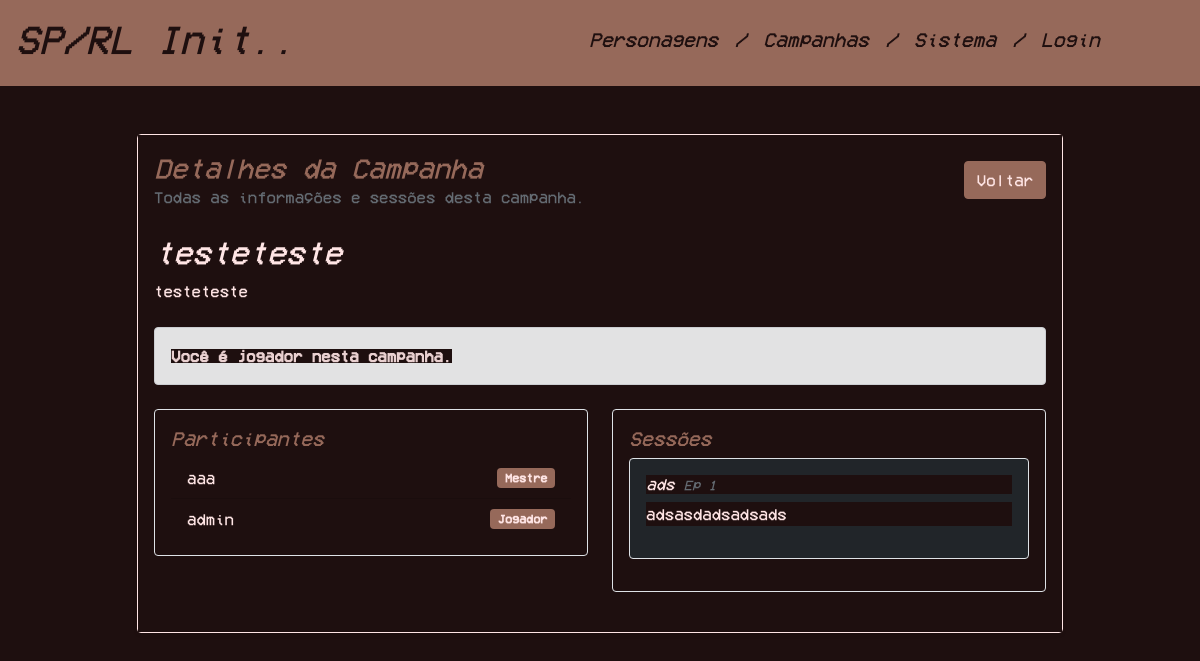
/campanha.php?id=1 (signed in), run on an earlier commit of the app's database.
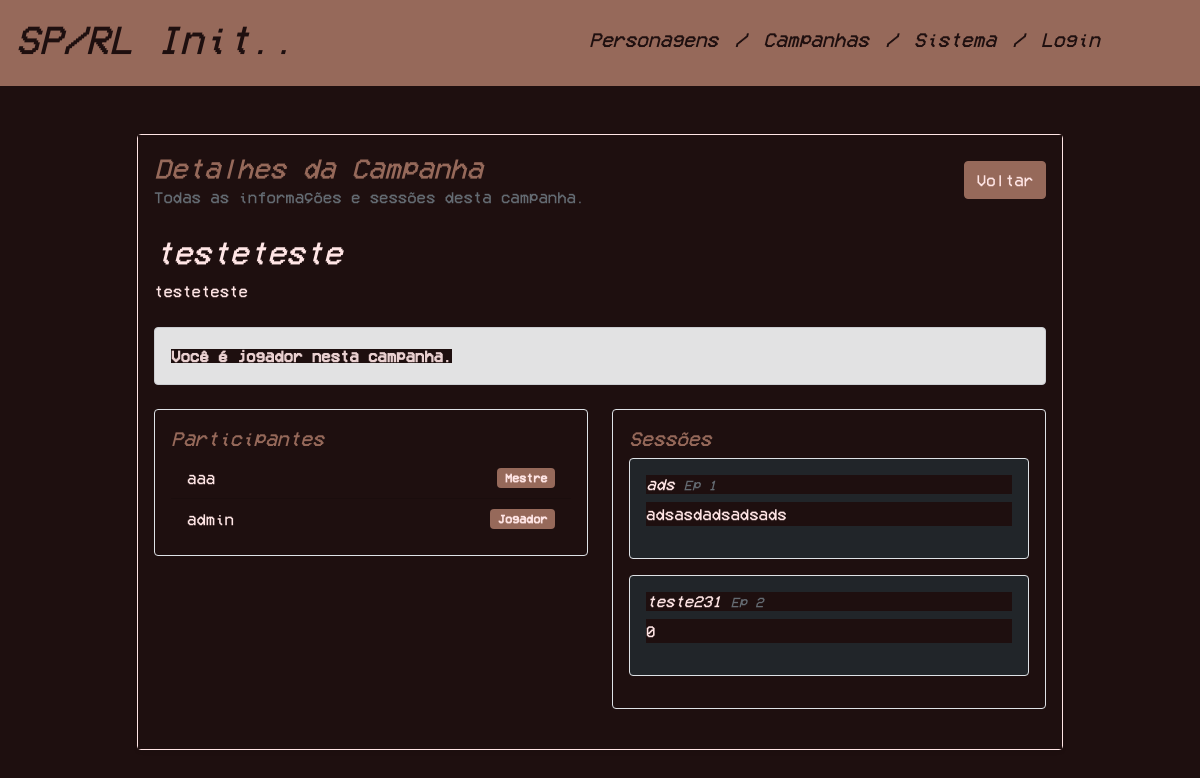
And on a later commit of the database.
### tables this page shows
CREATE TABLE `Campanha_Utilizador` (
  `idCampanha` int NOT NULL,
  `idUtilizador` int NOT NULL,
  `mestre` tinyint(1) NOT NULL
);

CREATE TABLE `Utilizador` (
  `id` int NOT NULL,
  `nome` varchar(100) NOT NULL,
  `email` varchar(100) NOT NULL,
  `passe` varchar(100) NOT NULL,
  `admin` tinyint(1) NOT NULL
);

CREATE TABLE `Sessao` (
  `id` int NOT NULL,
  `idCampanha` int NOT NULL,
  `nome` varchar(100) NOT NULL,
  `numEp` int NOT NULL,
  `enredo` text NOT NULL,
  `notas` text
);

### campanha.php (the view, shortened to what the changed rows need)
<?php
$user = $_SESSION['user'] ?? null;
$id = intval($_GET['id'] ?? 0);
$error = null;
$campanha = null;
if ($id <= 0) {
    $error = 'Campanha inválida.';
} else {
    try {
        $mysqli = get_db_connection();
        $isAdmin = intval($user['admin']) === 1;
        if ($isAdmin) {
            $stmt = $mysqli->prepare(
                'SELECT c.id, c.nome, c.descricao, c.notas, COALESCE(cu.mestre, 0) as mestre
                 FROM Campanha c
                 LEFT JOIN Campanha_Utilizador cu ON cu.idCampanha = c.id AND cu.idUtilizador = ?
                 WHERE c.id = ?
                 LIMIT 1'
            );
            $stmt->bind_param('ii', $user['id'], $id);
        }
        $stmt->execute();
        $result = $stmt->get_result();
        if ($result && $result->num_rows > 0) {
            $campanha = $result->fetch_assoc();
        } else {
            $error = 'A campanha não existe ou não tem acesso.';
        }
        $sessions = [];
        if (!$error) {
            $sessionStmt = $mysqli->prepare('SELECT id, nome, numEp, enredo, notas FROM Sessao WHERE idCampanha = ? ORDER BY numEp ASC, nome ASC');
            if ($sessionStmt) {
                $sessionStmt->bind_param('i', $id);
                $sessionStmt->execute();
                $sessionResult = $sessionStmt->get_result();
                if ($sessionResult) {
                    while ($row = $sessionResult->fetch_assoc()) {
                        $sessions[] = $row;
                    }
                }
            }
        }
        $members = [];
        if (!$error) {
            $memberStmt = $mysqli->prepare(
                'SELECT u.id, u.nome, cu.mestre
                 FROM Campanha_Utilizador cu
                 JOIN Utilizador u ON u.id = cu.idUtilizador
                 WHERE cu.idCampanha = ?
                 ORDER BY cu.mestre DESC, u.nome ASC'
            );
            if ($memberStmt) {
                $memberStmt->bind_param('i', $id);
                $memberStmt->execute();
                $memberResult = $memberStmt->get_result();
                if ($memberResult) {
                    while ($row = $memberResult->fetch_assoc()) {
                        $members[] = $row;
                    }
                }
            }
        }
    } catch (Throwable $e) {
        error_log('Campanha detalhe error: ' . $e->getMessage());
        if (!$error) {
            $error = 'Erro ao carregar a campanha. Tente novamente mais tarde.';
        }
    }
}
?>
<!DOCTYPE html>
<html lang="pt">
    <head>
        <link rel="stylesheet" href="css/index.css">
        <link href="https://cdn.jsdelivr.net/npm/bootstrap@5.0.2/dist/css/bootstrap.min.css" rel="stylesheet">
    </head>
    <body>
        <?php include('templates/header.php'); ?>
        <div class="container mt-5">
            <div class="row justify-content-center">
                <div class="col-lg-10">
                    <div class="card shadow-sm">
                        <div class="card-body">
                            <div class="d-flex justify-content-between align-items-center mb-4">
                                <div>
                                    <h1 class="h3 mb-0">Detalhes da Campanha</h1>
                                </div>
                            </div>
                            <?php if ($error): ?>
                                <div class="alert alert-danger"><?php echo htmlspecialchars($error); ?></div>
                            <?php else: ?>
                                <div class="mb-4">
                                    <h2><?php echo htmlspecialchars($campanha['nome']); ?></h2>
                                </div>
                                <div class="row">
                                    <div class="col-md-6">
                                        <div class="border rounded p-3 mb-4">
                                            <ul class="list-group list-group-flush">
                                                <?php foreach ($members as $member): ?>
                                                    <li class="list-group-item d-flex justify-content-between align-items-center">
                                                        <?php echo htmlspecialchars($member['nome']); ?>
                                                        <?php if (intval($member['mestre']) === 1): ?>
                                                            <span class="badge bg-primary">Mestre</span>
                                                        <?php else: ?>
                                                            <span class="badge bg-secondary">Jogador</span>
                                                        <?php endif; ?>
                                                    </li>
                                                <?php endforeach; ?>
                                            </ul>
                                        </div>
                                    </div>
                                    <div class="col-md-6">
                                        <div class="border rounded p-3 mb-4">
                                            <?php if (empty($sessions)): ?>
                                                <p class="text-muted">Ainda não existem sessões nesta campanha.</p>
                                            <?php else: ?>
                                                <?php foreach ($sessions as $session): ?>
                                                    <div class="border rounded p-3 mb-3 bg-dark text-white">
                                                        <h6 class="mb-2"><?php echo htmlspecialchars($session['nome']); ?> <small class="text-muted">Ep <?php echo htmlspecialchars($session['numEp']); ?></small></h6>
                                                        <p><?php echo nl2br(htmlspecialchars($session['enredo'])); ?></p>
                                                    </div>
                                                <?php endforeach; ?>
                                            <?php endif; ?>
                                        </div>
                                    </div>
                                </div>
                            <?php endif; ?>
                        </div>
                    </div>
                </div>
            </div>
        </div>
    </body>
</html>

What changed in the data, as far as the page shows it:
added sessao: nome "teste231", numEp "2", enredo "0"
